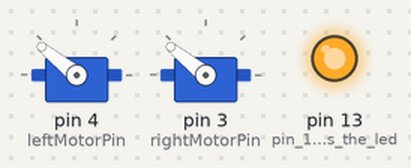
Bench run of a sketch on a simulated Arduino Uno, built with avr-gcc and run on an emulated ATmega328P. Shown: 2 × servo, output pins drawn as LEDs (lit = HIGH).

Above: at 0.1 s.
Timing chart, 0 to 1.6 s (numbered marks = the images above):
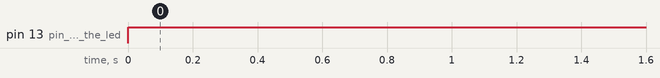

Measured:
- by itself, pin 13 (pin_13_is_the_led): LOW → HIGH at 0.00 s

The sketch:

vexMotorRobotExample.ino
```cpp
#include <Servo.h>

int leftMotorPin = 4; //left motor pin
int rightMotorPin = 3; //left motor pin

Servo leftMotor; //Define variables for each motor
Servo rightMotor;

void setup() {
  // put your setup code here, to run once:
  pinMode(leftMotorPin,OUTPUT);  //Both motor pins are sending a signal out to the VEX motor controller
  pinMode(rightMotorPin,OUTPUT);
  pinMode(13,OUTPUT); // pin 13 is the led

  leftMotor.attach(leftMotorPin); //These lines tell the Arduino to send signals to the pins identified above to control the motor variables
  rightMotor.attach(rightMotorPin);
}


void loop() {
  // put your main code here, to run repeatedly:

  //Send full forward to both motors
 // analogWrite(rightMotorPin, 250);
  leftMotorControl(100);
  rightMotorControl(100);
  digitalWrite(13,HIGH); //Turn the LED on pin 13 on
  delay(1000); //Wait 1000 ms, or one second


}
int leftMotorControl(int value){

leftMotor.write(map(value,-100,100,1000,2000));

}

int rightMotorControl(int value){

rightMotor.write(map(value,-100,100,1000,2000));

}

//The functions below let you send a power value between -100 and 100 to the motors.
//The servo library uses numbers between 1000 and 2000 to control servos.
```
